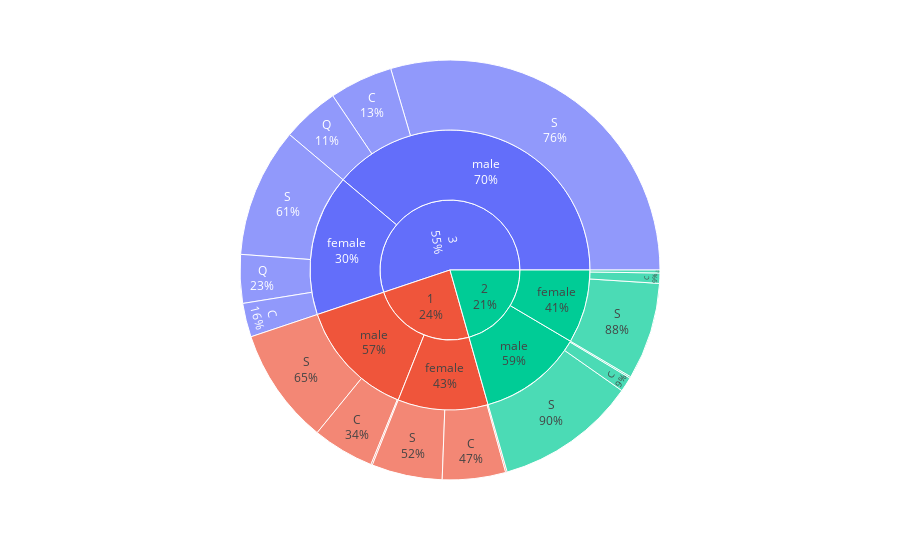

Here is the notebook cell this chart was saved with:
### Code cell
fig1=py.sunburst(data_frame=new_embarked,path=['Pclass','Sex','Embarked'])
fig1.update_traces(textinfo='label + percent parent')

### Figure 1 — Plotly figure (JSON) as saved in the notebook; plotly's stock layout.template omitted (floating-point values rounded to 4 significant figures)
{"data": [{"branchvalues": "total", "domain": {"x": [0, 1], "y": [0, 1]}, "hovertemplate": "labels=%{label}<br>count=%{value}<br>parent=%{parent}<br>id=%{id}<extra></extra>", "ids": ["1/female/C", "2/female/C", "3/female/C", "1/male/C", "2/male/C", "3/male/C", "1/female/Q", "2/female/Q", "3/female/Q", "1/male/Q", "2/male/Q", "3/male/Q", "1/female/S", "2/female/S", "3/female/S", "1/male/S", "2/male/S", "3/male/S", "1/female", "2/female", "3/female", "1/male", "2/male", "3/male", "1", "2", "3"], "labels": ["C", "C", "C", "C", "C", "C", "Q", "Q", "Q", "Q", "Q", "Q", "S", "S", "S", "S", "S", "S", "female", "female", "female", "male", "male", "male", "1", "2", "3"], "name": "", "parents": ["1/female", "2/female", "3/female", "1/male", "2/male", "3/male", "1/female", "2/female", "3/female", "1/male", "2/male", "3/male", "1/female", "2/female", "3/female", "1/male", "2/male", "3/male", "1", "2", "3", "1", "2", "3", "", "", ""], "textinfo": "label+percent parent", "type": "sunburst", "values": [43, 7, 23, 42, 10, 43, 1, 2, 33, 1, 1, 39, 48, 66, 88, 79, 96, 261, 92, 75, 144, 122, 107, 343, 214, 182, 487]}], "layout": {"legend": {"tracegroupgap": 0}, "margin": {"t": 60}}}
